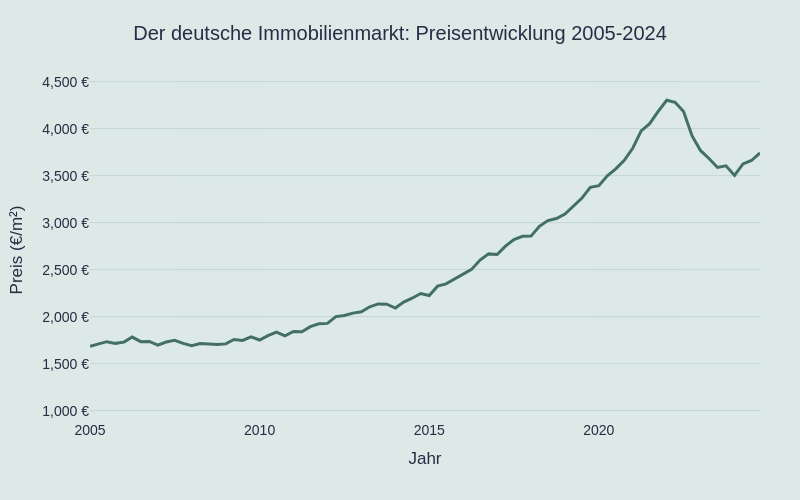

Write notebook code for a chart like this one.
### Code cell
# Preisentwicklung ueber die Zeit, gemittelt ueber alle Staedte und Immobilientypen
# Stil und Optik des Diagramms für die Präsentation optimiert

fig = px.line(preis_zeit, x="date", y="price_m2",
              title="Der deutsche Immobilienmarkt: Preisentwicklung 2005-2024",
              labels={"date": "Jahr", "price_m2": "Preis (€/m²)"})

fig.update_traces(line_color="#437066", line_width=3)
fig.update_layout(
    plot_bgcolor="#DCE9E7",
    paper_bgcolor="#DCE9E7",
    width=800, height=500,
    title_x=0.5,
    font=dict(size=14, family="Arial", color="#272D45"),
    margin=dict(l=90, r=40, t=80, b=60)
)
fig.update_xaxes(showgrid=False, color="#272D45")
fig.update_yaxes(showgrid=True, gridcolor="#C5D6D3", tickformat=",.0f", ticksuffix=" €",
                  color="#272D45", range=[900, preis_zeit["price_m2"].max() * 1.05])
fig.update_layout(margin=dict(l=90, r=40, t=80, b=80))

fig.show()
